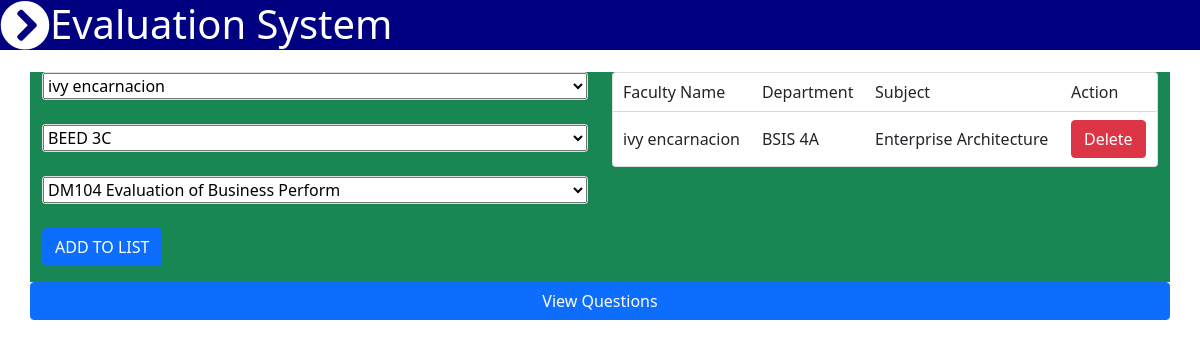
Page /eval-instructor.php (signed in) on the earlier database version.
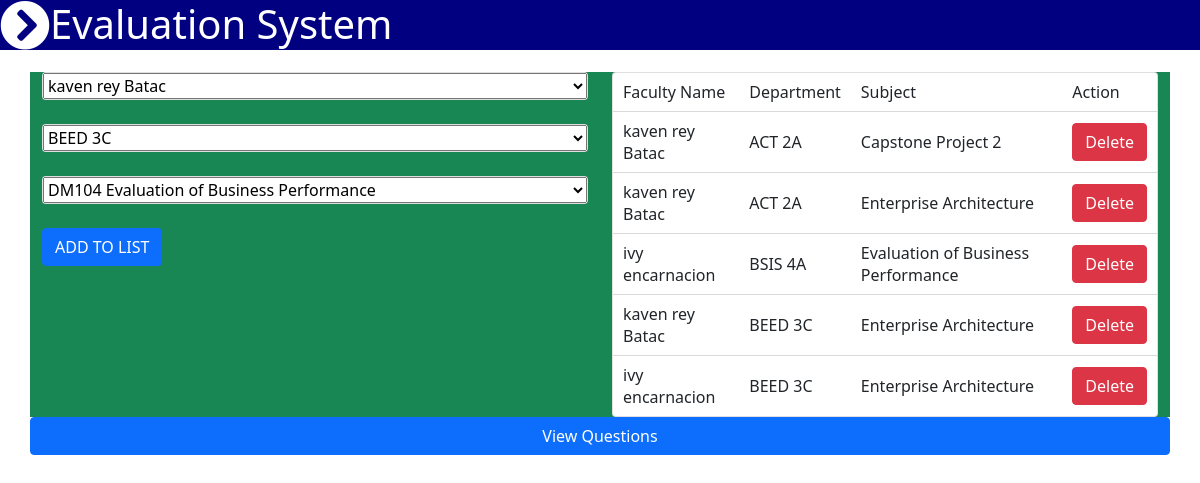
Same page on the later database version.
### tables this page shows
CREATE TABLE `evaluation` (
  `evaluationid` int(30) NOT NULL,
  `departmentid` int(30) NOT NULL,
  `subjectid` int(30) NOT NULL,
  `facultyid` int(30) NOT NULL
);

CREATE TABLE `faculties` (
  `id` int(30) NOT NULL,
  `fno` varchar(255) NOT NULL,
  `username` varchar(255) NOT NULL,
  `fname` varchar(255) NOT NULL,
  `lname` varchar(255) NOT NULL,
  `usertype` varchar(30) NOT NULL,
  `password` varchar(255) NOT NULL
);

CREATE TABLE `department` (
  `id` int(30) NOT NULL,
  `course` varchar(30) NOT NULL,
  `year` int(30) NOT NULL,
  `section` varchar(30) NOT NULL
);

CREATE TABLE `subject` (
  `id` int(30) NOT NULL,
  `code` varchar(30) NOT NULL,
  `description` varchar(255) NOT NULL
);

### eval-instructor.php (the view, shortened to what this page needs)
<?php include_once'navbar.php';
?>
<body>
    <div class="container m-auto py-5">
        <div class="row">
            <div class="col bg-success">
                <form action="restriction.php" method="post">
                <div class="card">
                    <select name="faculty" id="">
                        <?php include_once'koneksyon.php';
                            $qry = "SELECT * FROM faculties";
                            $f = mysqli_query($koneksyon, $qry);
                            while ($row = mysqli_fetch_array($f)){
                        ?>
                        <option value="<?php echo $row['id']; ?>" selected><?php echo $row['fname']." ".$row['lname']; ?></option>
                        <?php } ?>
                    </select>
                </div><br>
                <div class="card">
                    <select name="department" id="">
                        <?php
                            $qry = "SELECT * FROM department";
                            $d = mysqli_query($koneksyon, $qry);
                            while ($row = mysqli_fetch_array($d)){
                        ?>
                        <option value="<?php echo $row['id']; ?>" selected><?php echo $row['course']." ".$row['year']."".$row['section']; ?></option>
                        <?php } ?>
                    </select>
                </div><br>
                <div class="card">
                    <select name="subject" id="">
                        <?php
                            $qry = "SELECT * FROM subject";
                            $s = mysqli_query($koneksyon, $qry);
                            while ($row = mysqli_fetch_array($s)){
                        ?>
                        <option value="<?php echo $row['id']; ?>" selected><?php echo $row['code']." ".$row['description']; ?></option>
                        <?php } ?>
                    </select>
                </div><br>
                <button type="submit" class="btn btn-primary">ADD TO LIST</button>
                </form>
            </div>
            <div class="col bg-success">
                <div class="card">
                    <table class="display" id="myTable" width="100%" cellspacing="0">
                        <tr>
                            <td>Faculty Name</td>
                            <td>Department</td>
                            <td>Subject</td>
                            <td>Action</td>
                        </tr>
                    <?php
                           $result = mysqli_query($koneksyon, "SELECT fname, lname, course, year, section, description, evaluationid FROM faculties INNER JOIN evaluation ON faculties.id = evaluation.facultyid INNER JOIN department ON department.id = evaluation.departmentid INNER JOIN subject ON subject.id = evaluation.subjectid");
                           while($row = mysqli_fetch_array($result)){
                               echo "<tr>";
                               echo "<td>".$row['fname']." ".$row['lname']."</td>";
                               echo "<td>".$row['course']." ".$row['year']."".$row['section']."</td>";
                               echo "<td>".$row['description']."</td>";
                               echo "<td><a href='delete-eval-ins.php?id=".$row['evaluationid']."' type='button' class='btn btn-danger'>Delete</a></td>";
                               echo "</tr>";
                           }
                        ?>
                        </table>
                </div>
            </div>
            <a type="button" class="btn btn-primary" href="question-list.php">View Questions</a>
        </div>
    </div>
</body>

### navbar.php (shortened to what this page needs)
<?php
   if (isset($_SESSION['username']) && isset($_SESSION['id']))    { ?>
<head>
<link href="https://cdn.jsdelivr.net/npm/bootstrap@5.1.3/dist/css/bootstrap.min.css" rel="stylesheet">
<link rel="stylesheet" href="https://cdn.datatables.net/1.11.3/css/jquery.dataTables.min.css">
<link rel="stylesheet" type="text/css" href="css/fixednavbar.css">
<link rel="stylesheet" href="https://use.fontawesome.com/releases/v5.15.4/css/all.css">
</head>
<body>
<header>
<?php if ($_SESSION['role'] == 'admin') { ?>
  <nav class="fixed-nav-bar">
    <div class="open" onclick="openSM()"><i class="fas fa-chevron-circle-right"></i></div>
    <h1 class="title">Evaluation System</h1>
  </nav>
<?php } ?> } <?php }else{
  header("location: index.php");
} ?>

### css/fixednavbar.css (style rules this page uses)
.fixed-nav-bar { position: fixed; top: 0; left: 0; z-index: 9999; width: 100%; height: 50px; background-color: #000080; }
.fixed-nav-bar .open { position: absolute; height: 50px; width: 50px; font-size: 50px; color: #ffffff; }
.title { padding-left: 50px; height: 50px; width: 100%; align-items: center; color: #ffffff;; }

Differences in the rows shown:
removed evaluation: facultyid.fname "ivy", facultyid.lname "encarnacion", departmentid.course "BSIS", departmentid.year "4", departmentid.section "A", subjectid.description "Enterprise Architecture"
added evaluation: facultyid.fname "kaven rey", facultyid.lname "Batac", departmentid.course "ACT", departmentid.year "2", departmentid.section "A", subjectid.description "Capstone Project 2"
added evaluation: facultyid.fname "kaven rey", facultyid.lname "Batac", departmentid.course "ACT", departmentid.year "2", departmentid.section "A", subjectid.description "Enterprise Architecture"
added evaluation: facultyid.fname "ivy", facultyid.lname "encarnacion", departmentid.course "BSIS", departmentid.year "4", departmentid.section "A", subjectid.description "Evaluation of Business Performance"
added evaluation: facultyid.fname "kaven rey", facultyid.lname "Batac", departmentid.course "BEED", departmentid.year "3", departmentid.section "C", subjectid.description "Enterprise Architecture"
added evaluation: facultyid.fname "ivy", facultyid.lname "encarnacion", departmentid.course "BEED", departmentid.year "3", departmentid.section "C", subjectid.description "Enterprise Architecture"
Other differences:
form field faculty: "ivy encarnacion" → "kaven rey Batac"
form field subject: "DM104 Evaluation of Business Perform" → "DM104 Evaluation of Business Performance"
